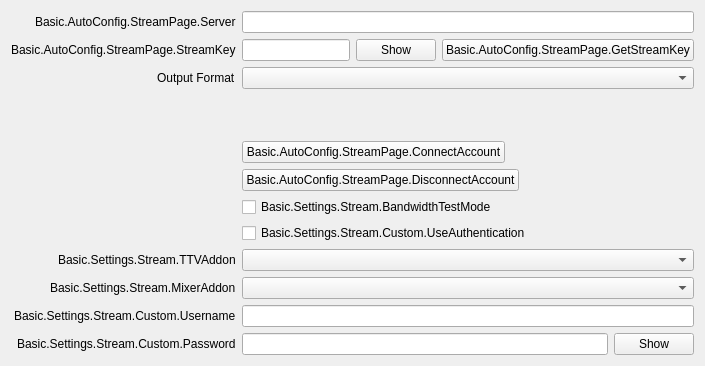
             <widget class="QWidget" name="streamKeyPage">
              <layout class="QFormLayout" name="streamkeyPageLayout">
               <property name="fieldGrowthPolicy">
                <enum>QFormLayout::AllNonFixedFieldsGrow</enum>
               </property>
               <property name="labelAlignment">
                <set>Qt::AlignRight|Qt::AlignTrailing|Qt::AlignVCenter</set>
               </property>
               <item row="0" column="0">
                <widget class="QLabel" name="serverLabel">
                 <property name="text">
                  <string>Basic.AutoConfig.StreamPage.Server</string>
                 </property>
                </widget>
               </item>
               <item row="0" column="1">
                <widget class="QStackedWidget" name="serverStackedWidget">
                 <property name="sizePolicy">
                  <sizepolicy hsizetype="Preferred" vsizetype="Maximum">
                   <horstretch>0</horstretch>
                   <verstretch>0</verstretch>
                  </sizepolicy>
                 </property>
                 <property name="currentIndex">
                  <number>1</number>
                 </property>
                 <widget class="QWidget" name="servicePage">
                  <layout class="QHBoxLayout" name="horizontalLayout_21">
                   <property name="leftMargin">
                    <number>0</number>
                   </property>
                   <property name="topMargin">
                    <number>0</number>
                   </property>
                   <property name="rightMargin">
                    <number>0</number>
                   </property>
                   <property name="bottomMargin">
                    <number>0</number>
                   </property>
                   <item>
                    <widget class="QComboBox" name="server"/>
                   </item>
                  </layout>
                 </widget>
                 <widget class="QWidget" name="customPage">
                  <layout class="QHBoxLayout" name="horizontalLayout_22">
                   <property name="leftMargin">
                    <number>0</number>
                   </property>
                   <property name="topMargin">
                    <number>0</number>
                   </property>
                   <property name="rightMargin">
                    <number>0</number>
                   </property>
                   <property name="bottomMargin">
                    <number>0</number>
                   </property>
                   <item>
                    <widget class="QLineEdit" name="customServer"/>
                   </item>
                  </layout>
                 </widget>
                </widget>
               </item>
               <item row="1" column="0">
                <widget class="QLabel" name="streamKeyLabel">
                 <property name="text">
                  <string>Basic.AutoConfig.StreamPage.StreamKey</string>
                 </property>
                 <property name="openExternalLinks">
                  <bool>true</bool>
                 </property>
                 <property name="buddy">
                  <cstring>key</cstring>
                 </property>
                </widget>
               </item>
               <item row="1" column="1">
                <widget class="QWidget" name="streamKeyWidget" native="true">
                 <layout class="QHBoxLayout" name="horizontalLayout_11">
                  <property name="leftMargin">
                   <number>0</number>
                  </property>
                  <property name="topMargin">
                   <number>0</number>
                  </property>
                  <property name="rightMargin">
                   <number>0</number>
                  </property>
                  <property name="bottomMargin">
                   <number>0</number>
                  </property>
                  <item>
                   <widget class="QLineEdit" name="key">
                    <property name="inputMask">
                     <string notr="true"/>
                    </property>
                    <property name="text">
                     <string notr="true"/>
                    </property>
                    <property name="echoMode">
                     <enum>QLineEdit::Password</enum>
                    </property>
                   </widget>
                  </item>
                  <item>
                   <widget class="QPushButton" name="show">
                    <property name="text">
                     <string>Show</string>
                    </property>
                   </widget>
                  </item>
                  <item>
                   <widget class="UrlPushButton" name="getStreamKeyButton">
                    <property name="toolTip">
                     <string/>
                    </property>
                    <property name="toolTipDuration">
                     <number>-4</number>
                    </property>
                    <property name="text">
                     <string>Basic.AutoConfig.StreamPage.GetStreamKey</string>
                    </property>
                   </widget>
                  </item>
                 </layout>
                </widget>
               </item>
               <item row="4" column="0">
                <spacer name="horizontalSpacer_18">
                 <property name="orientation">
                  <enum>Qt::Horizontal</enum>
                 </property>
                 <property name="sizeHint" stdset="0">
                  <size>
                   <width>170</width>
                   <height>8</height>
                  </size>
                 </property>
                </spacer>
               </item>
               <item row="4" column="1">
                <layout class="QHBoxLayout" name="horizontalLayout_15">
                 <item>
                  <widget class="QPushButton" name="connectAccount2">
                   <property name="text">
                    <string>Basic.AutoConfig.StreamPage.ConnectAccount</string>
                   </property>
                  </widget>
                 </item>
                 <item>
                  <spacer name="horizontalSpacer_19">
                   <property name="orientation">
                    <enum>Qt::Horizontal</enum>
                   </property>
                   <property name="sizeHint" stdset="0">
                    <size>
                     <width>40</width>
                     <height>20</height>
                    </size>
                   </property>
                  </spacer>
                 </item>
                </layout>
               </item>
               <item row="5" column="1">
                <layout class="QHBoxLayout" name="horizontalLayout_23">
                 <item>
                  <widget class="QPushButton" name="disconnectAccount">
                   <property name="text">
                    <string>Basic.AutoConfig.StreamPage.DisconnectAccount</string>
                   </property>
                  </widget>
                 </item>
                 <item>
                  <spacer name="horizontalSpacer_24">
                   <property name="orientation">
                    <enum>Qt::Horizontal</enum>
                   </property>
                   <property name="sizeHint" stdset="0">
                    <size>
                     <width>40</width>
                     <height>20</height>
                    </size>
                   </property>
                  </spacer>
                 </item>
                </layout>
               </item>
               <item row="6" column="1">
                <widget class="QCheckBox" name="bandwidthTestEnable">
                 <property name="text">
                  <string>Basic.Settings.Stream.BandwidthTestMode</string>
                 </property>
                </widget>
               </item>
               <item row="7" column="1">
                <widget class="QCheckBox" name="useAuth">
                 <property name="text">
                  <string>Basic.Settings.Stream.Custom.UseAuthentication</string>
                 </property>
                </widget>
               </item>
               <item row="10" column="0">
                <widget class="QLabel" name="authUsernameLabel">
                 <property name="text">
                  <string>Basic.Settings.Stream.Custom.Username</string>
                 </property>
                 <property name="buddy">
                  <cstring>authUsername</cstring>
                 </property>
                </widget>
               </item>
               <item row="10" column="1">
                <widget class="QLineEdit" name="authUsername"/>
               </item>
               <item row="11" column="0">
                <widget class="QLabel" name="authPwLabel">
                 <property name="text">
                  <string>Basic.Settings.Stream.Custom.Password</string>
                 </property>
                 <property name="buddy">
                  <cstring>authPw</cstring>
                 </property>
                </widget>
               </item>
               <item row="11" column="1">
                <widget class="QWidget" name="authPwWidget" native="true">
                 <layout class="QHBoxLayout" name="horizontalLayout_25">
                  <property name="leftMargin">
                   <number>0</number>
                  </property>
                  <property name="topMargin">
                   <number>0</number>
                  </property>
                  <property name="rightMargin">
                   <number>0</number>
                  </property>
                  <property name="bottomMargin">
                   <number>0</number>
                  </property>
                  <item>
                   <widget class="QLineEdit" name="authPw">
                    <property name="echoMode">
                     <enum>QLineEdit::Password</enum>
                    </property>
                   </widget>
                  </item>
                  <item>
                   <widget class="QPushButton" name="authPwShow">
                    <property name="text">
                     <string>Show</string>
                    </property>
                   </widget>
                  </item>
                 </layout>
                </widget>
               </item>
               <item row="8" column="1">
                <widget class="QComboBox" name="twitchAddonDropdown"/>
               </item>
               <item row="8" column="0">
                <widget class="QLabel" name="twitchAddonLabel">
                 <property name="text">
                  <string>Basic.Settings.Stream.TTVAddon</string>
                 </property>
                 <property name="buddy">
                  <cstring>twitchAddonDropdown</cstring>
                 </property>
                </widget>
               </item>
               <item row="9" column="0">
                <widget class="QLabel" name="mixerAddonLabel">
                 <property name="text">
                  <string>Basic.Settings.Stream.MixerAddon</string>
                 </property>
                 <property name="buddy">
                  <cstring>mixerAddonDropdown</cstring>
                 </property>
                </widget>
               </item>
               <item row="9" column="1">
                <widget class="QComboBox" name="mixerAddonDropdown"/>
               </item>
               <item row="2" column="0">
                <widget class="QLabel" name="label_69">
                 <property name="text">
                  <string>Output Format</string>
                 </property>
                </widget>
               </item>
               <item row="2" column="1">
                <widget class="QComboBox" name="streamOutputComboBox"/>
               </item>
               <item row="3" column="1">
                <spacer name="verticalSpacer_4">
                 <property name="orientation">
                  <enum>Qt::Vertical</enum>
                 </property>
                 <property name="sizeHint" stdset="0">
                  <size>
                   <width>20</width>
                   <height>40</height>
                  </size>
                 </property>
                </spacer>
               </item>
              </layout>
             </widget>
